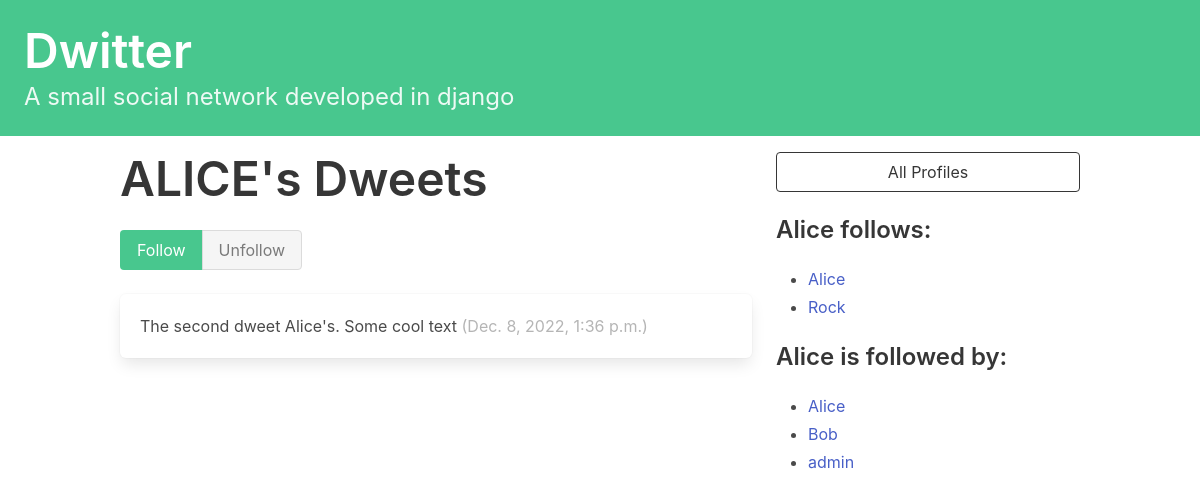
The page /profile/2/ (signed in) on the database its author committed.
### dwitter/models.py (models this page shows, shortened)
class Profile(models.Model):
    user = models.OneToOneField(User, on_delete=models.CASCADE)
    follows = models.ManyToManyField(
        "self",
        related_name="followed_by",
        symmetrical=False,
        blank=True
    )
    def __str__(self):
        return self.user.username

class Dweet(models.Model):
    user = models.ForeignKey(User, related_name='dweets', on_delete=models.DO_NOTHING)
    body = models.CharField(max_length=140)
    created_at = models.DateTimeField(auto_now_add=True)
    class Meta:
        ordering = ['-created_at']

### dwitter/views.py (the view, shortened to what this page needs)
# urls.py: path('profile/<int:pk>/', profile, name='profile')
def profile(request, pk):
    if not hasattr(request.user, 'profile'):
        missing_profile = Profile(user=request.user)
        missing_profile.save()
    profile = Profile.objects.get(pk=pk)
    return render(request, 'dwitter/profile.html', {'profile': profile})

### dwitter/templates/dwitter/profile.html (shortened to what this page needs)
{% extends 'base.html' %}
{% block content %}
<div class="column">
    <div class="block">
    <h1 class="title is-1">
        {{profile.user.username|upper}}'s Dweets
    </h1>
    <form method="post">
        <div class="buttons has-addons">
        {% if profile in user.profile.follows.all %}
            <button class="button is-success is-static">
                Follow
            </button>
            <button class="button is-danger"
                    name="follow"
                    value="unfollow">
                Unfollow
            </button>
        {% else %}
            <button class="button is-success"
                    name="follow"
                    value="follow">
                Follow
            </button>
            <button class="button is-danger is-static">
                Unfollow
            </button>
        {% endif %}
        </div>
    </form>
    </div>
    <div class="content">
        {% for dweet in profile.user.dweets.all %}
            <div class="box">
                {{ dweet.body }}
                <span class="is-small has-text-grey-light">
                    ({{ dweet.created_at }})
                </span>
            </div>
        {% endfor %}
    </div>
</div>
<div class="column is-one-third">
    <div class="block">
        <a href="{% url 'dwitter:profile_list' %}">
            <button class="button is-dark is-outlined is-fullwidth">
                All Profiles
            </button>
        </a>
    </div>
    <div class="block">
        <h3 class="title is-4">
            {{profile.user.username}} follows:
        </h3>
        <div class="content">
            <ul>
            {% for following in profile.follows.all %}
                <li>
                    <a href="{% url 'dwitter:profile' following.id %} ">
                        {{ following }}
                    </a>
                </li>
            {% endfor %}
            </ul>
        </div>
    </div>
    <div class="block">
        <h3 class="title is-4">
            {{profile.user.username}} is followed by:
        </h3>
        <div class="content">
            <ul>
            {% for follower in profile.followed_by.all %}
                <li>
                    <a href="{% url 'dwitter:profile' follower.id %} ">
                        {{ follower }}
                    </a>
                </li>
            {% endfor %}
            </ul>
        </div>
    </div>
</div>
{% endblock content %}

### rows shown on the page
Profile: user.username "ALICE", user.username "Alice"
Dweet: body "The second dweet Alice's. Some cool text", created_at "Dec. 8, 2022, 1:36 p.m."
Profile: user.username "Rock"
Profile: user.username "Bob"
Profile: user.username "admin"
